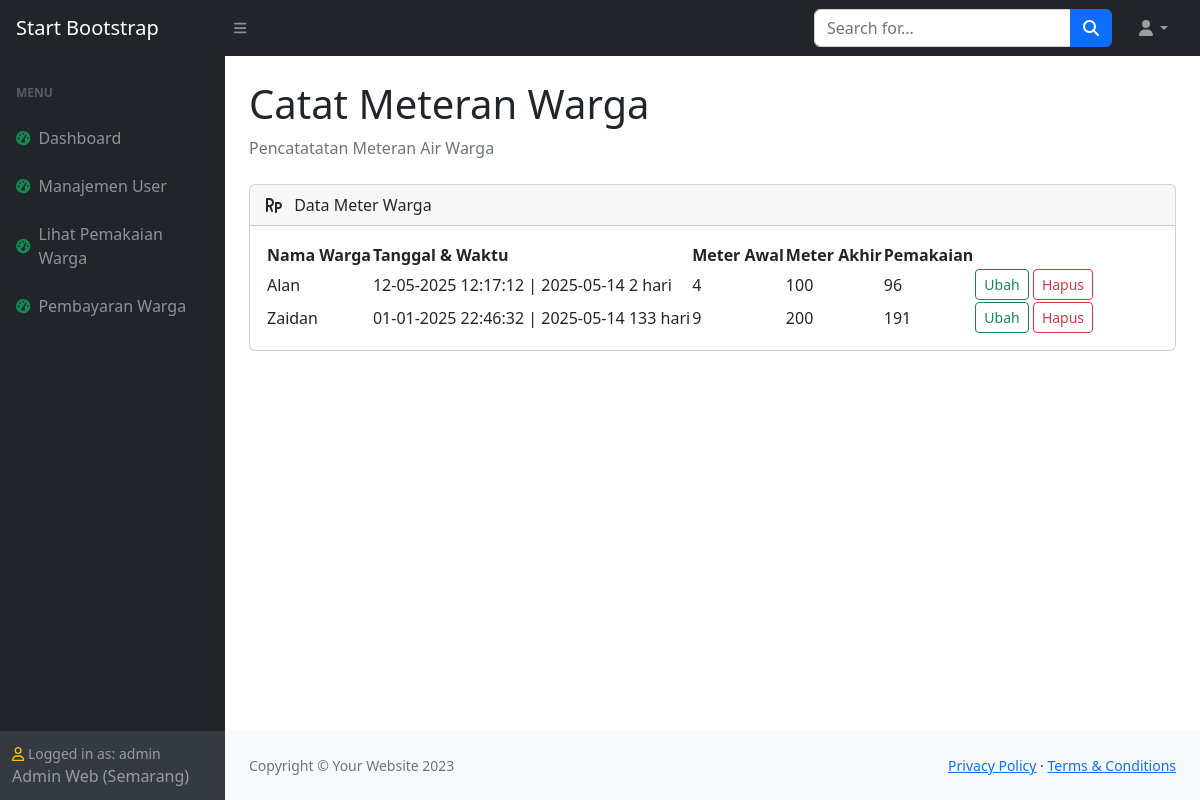
/login/index.php?p=catat_meter (signed in), run on the app's committed database.
### tables this page shows
CREATE TABLE `user` (
  `username` varchar(100) NOT NULL,
  `password` varchar(100) NOT NULL,
  `nama` varchar(200) NOT NULL,
  `alamat` text NOT NULL,
  `kota` varchar(50) NOT NULL,
  `telp` varchar(100) NOT NULL,
  `level` varchar(50) NOT NULL,
  `tipe` varchar(10) NOT NULL,
  `status` varchar(15) NOT NULL
);

CREATE TABLE `pemakaian` (
  `no` int(11) NOT NULL,
  `username` varchar(100) NOT NULL,
  `meter_awal` mediumint(9) NOT NULL,
  `meter_akhir` mediumint(9) NOT NULL,
  `pemakaian` mediumint(9) NOT NULL,
  `kd_tarif` char(3) NOT NULL,
  `tagihan` int(11) NOT NULL,
  `tgl` date NOT NULL,
  `waktu` time NOT NULL,
  `status` varchar(10) NOT NULL
);

### assets/func.php (called while the page is built, shortened)
<?php
class klas_air {
    function koneksi() {
        $koneksi=mysqli_connect("localhost", "user_air", "#Us3r_A1r_2025#", "air");
        return $koneksi;
    }
    function dt_user($sesi_user) {
        $q = mysqli_query($this->koneksi(), "SELECT nama, kota, level FROM user WHERE username='$sesi_user'");
        $d = mysqli_fetch_row($q);
        return $d;
    }
    function tgl_walik($tgl) {
        $e = explode("-", $tgl);
        $tgl_baru = "$e[2]-$e[1]-$e[0]";
        return $tgl_baru;
    }
}
?>

### login/index.php (the view, shortened to what this page needs)
<?php
include '../assets/func.php';
$air = new klas_air;
$koneksi = $air->koneksi();
$dt_user = $air->dt_user($_SESSION['user']);
$level = $dt_user[2];
?>
<!DOCTYPE html>
<html lang="en">
    <head>
        <link href="https://cdn.jsdelivr.net/npm/simple-datatables@7.1.2/dist/style.min.css" rel="stylesheet" />
        <link href="../css/styles.css" rel="stylesheet" />
    </head>
    <body class="sb-nav-fixed">
        <nav class="sb-topnav navbar navbar-expand navbar-dark bg-dark">
            <a class="navbar-brand ps-3" href="index.html">Start Bootstrap</a>
            <button class="btn btn-link btn-sm order-1 order-lg-0 me-4 me-lg-0" id="sidebarToggle" href="#!"><i class="fas fa-bars"></i></button>
            <form class="d-none d-md-inline-block form-inline ms-auto me-0 me-md-3 my-2 my-md-0">
                <div class="input-group">
                    <input class="form-control" type="text" placeholder="Search for..." aria-label="Search for..." aria-describedby="btnNavbarSearch" />
                    <button class="btn btn-primary" id="btnNavbarSearch" type="button"><i class="fas fa-search"></i></button>
                </div>
            </form>
            <ul class="navbar-nav ms-auto ms-md-0 me-3 me-lg-4">
                <li class="nav-item dropdown">
                    <a class="nav-link dropdown-toggle" id="navbarDropdown" href="#" role="button" data-bs-toggle="dropdown" aria-expanded="false"><i class="fas fa-user fa-fw"></i></a>
                </li>
            </ul>
        </nav>
        <div id="layoutSidenav">
            <div id="layoutSidenav_nav">
                <nav class="sb-sidenav accordion sb-sidenav-dark" id="sidenavAccordion">
                    <div class="sb-sidenav-menu">
                        <div class="nav">
                            <div class="sb-sidenav-menu-heading">Menu</div>
                            <a class="nav-link" href="index.php">
                                <div class="sb-nav-link-icon"><i class="fas fa-tachometer-alt fa-spin text-success"></i></div>
                                Dashboard
                            </a>
                            <?php
                            if($level=="admin") {
                            ?>
                                <a class="nav-link" href="index.php?p=user">
                                    <div class="sb-nav-link-icon"><i class="fas fa-tachometer-alt fa-spin text-success"></i></div>
                                    Manajemen User
                                </a>
                                <a class="nav-link" href="index.php?p=catat_meter">
                                    <div class="sb-nav-link-icon"><i class="fas fa-tachometer-alt fa-spin text-success"></i></div>
                                    Lihat Pemakaian Warga
                                </a>
                                <a class="nav-link" href="index.php?p=pembayaran_warga">
                                    <div class="sb-nav-link-icon"><i class="fas fa-tachometer-alt fa-spin text-success"></i></div>
                                    Pembayaran Warga
                                </a>
                                    <?php
                            }
                            ?>
                        </div>
                    </div>
                    <div class="sb-sidenav-footer">
                        <div class="small"><i class="fa-regular fa-user fa-flip text-warning"></i> Logged in as: <?php echo $dt_user[2]?> </div>
                        <?php echo $dt_user[0].' ('. $dt_user[1].')'; ?>
                    </div>
                </nav>
            </div>
            <div id="layoutSidenav_content">
                <main>
                    <div class="container-fluid px-4">
                        <?php
                        $e = explode("=", $_SERVER['REQUEST_URI']);
                        if (!empty($e[1])) {
                            if ($e[1] == "user" || $e[1] == "user_edit&user") {
                                $h1 = "Manajemen User";
                                $li = "Menu untuk CRUD User";
                            } elseif ($e[1] == "pemakaian_warga") {
                                $h1 = "Lihat Pemakaian Warga";
                                $li = "Lihat Data Pemakaian Air Warga";
                            } elseif ($e[1] == "pembayaran_warga" || $e[1] == "tarif_edit&kd_tarif") {
                                $h1 = "Lihat Pembayaran Warga";
                                $li = "Lihat Data Pembayaran Air Warga";
                            } elseif ($e[1] == "ubah_datameter_warga") {
                                $h1 = "Ubah Datameter Warga";
                                $li = "Ubah Datameter Air Warga";
                            } elseif ($e[1] == "catat_meter" || $e[1] == "meter_edit&no") {
                                $h1 = "Catat Meteran Warga";
                                $li = "Pencatatatan Meteran Air Warga";
                            }
                        }
                        else {
                            $h1 = "Dashboard";
                            $li = "Dashboard";
                        }
                        ?>
                        <h1 class="mt-4"><?php echo $h1?></h1>
                        <ol class="breadcrumb mb-4">
                            <li class="breadcrumb-item active"><?php echo $li?></li>
                        </ol>
                        <div class="card mb-4" id="meter_list">
                            <div class="card-header">
                                <i class="fa-solid fa-users fa-rupiah-sign me-2 fa-fade"></i>
                                Data Meter Warga
                            </div>
                            <div class="card-body">
                                <table id="tabel_meter">
                                    <thead>
                                        <tr>
                                            <th>Nama Warga</th>
                                            <th>Tanggal & Waktu</th>
                                            <th>Meter Awal</th>
                                            <th>Meter Akhir</th>
                                            <th>Pemakaian</th>
                                            <th></th>
                                        </tr>
                                    </thead>
                                    <tbody>
                                        <?php
                                        $q = mysqli_query($koneksi, "SELECT no, username, meter_awal, meter_akhir, pemakaian, tgl, waktu FROM pemakaian ORDER BY tgl DESC, username ASC");
                                        while ($d = mysqli_fetch_row($q)) {
                                            $no = $d[0];
                                            $dt_user2 = $air->dt_user($d[1]);
                                            $nama = $dt_user2[0];
                                            $meter_awal = $d[2];
                                            $meter_akhir = $d[3];
                                            $pemakaian = $d[4];
                                            $tgl = $air->tgl_walik($d[5]);
                                            $waktu = $d[6];
                                            $level_login = $dt_user[2];
                                            $tgl_tabel = date_create($d[5]);
                                            $tgl_sekarang = date_create();
                                            $diff = date_diff($tgl_tabel, $tgl_sekarang);
                                            $selisih = $diff->days;
                                            echo "<tr>";
                                            echo "<td>$nama</td>";
                                            echo "<td>$tgl $waktu |  ".date("Y-m-d")." $selisih hari</td>";
                                            echo "<td>$meter_awal</td>";
                                            echo "<td>$meter_akhir</td>";
                                            echo "<td>$pemakaian</td>";
                                            if($level_login == "admin" || $level_login == "bendahara") {
                                                echo"<td>
                                                    <a href=index.php?p=meter_edit&no=$no><button type=button class='btn btn-outline-success btn-sm'>Ubah</button></a>
                                                    <button type='button' class='btn btn-outline-danger btn-sm' data-bs-toggle='modal' data-bs-target='#hapusMeterModal' data-no='$no'>Hapus</button>
                                                </td>";
                                        }
                                                echo "</tr>";
                                        }
                                        ?>
                                    </tbody>
                                </table>
                            </div>
                        </div>
                    </div>
                </main>
                <footer class="py-4 bg-light mt-auto">
                    <div class="container-fluid px-4">
                        <div class="d-flex align-items-center justify-content-between small">
                            <div class="text-muted">Copyright &copy; Your Website 2023</div>
                            <div>
                                <a href="#">Privacy Policy</a>
                                &middot;
                                <a href="#">Terms &amp; Conditions</a>
                            </div>
                        </div>
                    </div>
                </footer>
            </div>
        </div>
    </body>
</html>

### data on the page
user: level "admin", nama "Admin Web", kota "Semarang"
pemakaian: user.nama "Alan", tgl "12-05-2025", waktu "12:17:12", tgl "2", meter_awal "4", meter_akhir "100", pemakaian "96"
pemakaian: user.nama "Zaidan", tgl "01-01-2025", waktu "22:46:32", tgl "133", meter_awal "9", meter_akhir "200", pemakaian "191"

### other printed values
$h1 "Catat Meteran Warga"
$li "Pencatatatan Meteran Air Warga"
